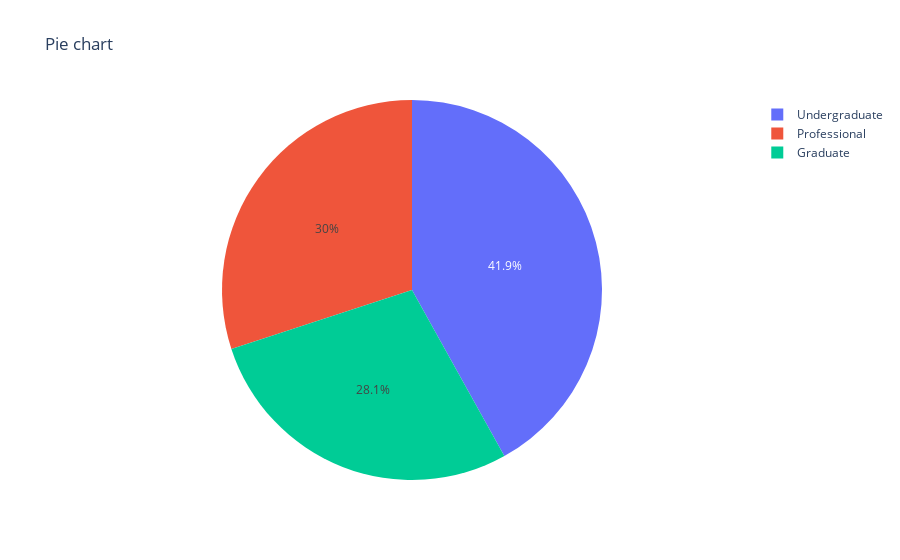

Notebook cell for this chart:
### Code cell
fig = ps.pie(data, values = qualification_dis, names = qualification_dis.index, title = 'Pie chart')
fig.show()

### Figure 1 — Plotly figure (JSON) as saved in the notebook; plotly's stock layout.template omitted (floating-point values rounded to 4 significant figures)
{"data": [{"domain": {"x": [0, 1], "y": [0, 1]}, "hovertemplate": "label=%{label}<br>value=%{value}<extra></extra>", "labels": ["Graduate", "Professional", "Undergraduate"], "legendgroup": "", "name": "", "showlegend": true, "type": "pie", "values": [1403, 1501, 2096]}], "layout": {"autosize": true, "legend": {"tracegroupgap": 0}, "title": {"text": "Pie chart"}}}
